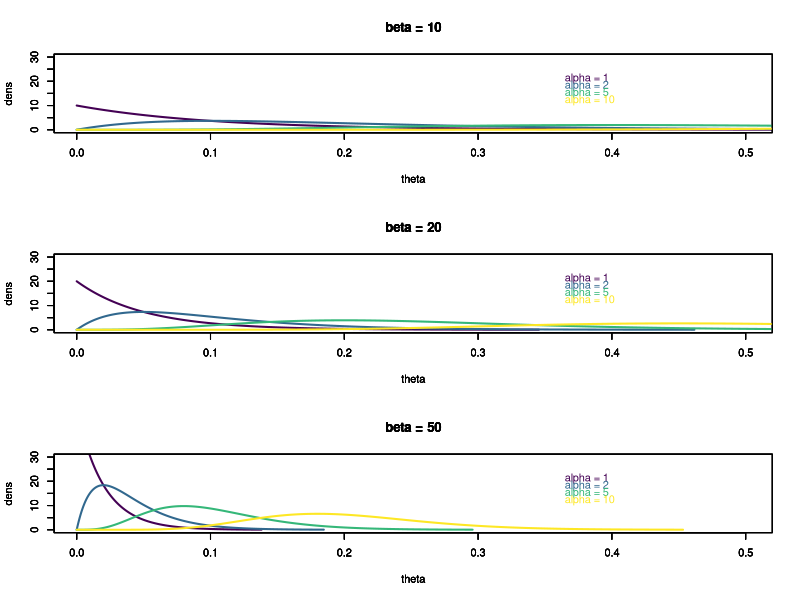

Write R code to recreate this figure.
### R script to define gamma-distributed priors for the theta and tau parameters in SNAPP analyses.
### By Ivan Prates, June 2018.
### Smithsonian National Museum of Natural History, Washington DC, USA.

#install.packages("viridis") for pretty color palletes
library(viridis)

# Given a mutation rate of:
u = 2.42*10^-9 # from Prates et al. 2016 Molecular Ecology (average mutation rate among all genes of the three lizards)

# 1. For lambda:

# The tree height in generations is: 
gen = 1620000 # from Prates et al. 2016 Molecular Ecology (T4 of A. punctatus)
gen = 1120000 # from Prates et al. 2016 Molecular Ecology (T4 of A. ortonii)

# The expected tree height (in coalescent units) is:
r = u * gen 
r # 0.004 for punctatus, 0.0027 for ortonii

# 2. For theta:
N = 1860000 # Between 1.86 million and 4.53 million from Prates et al. 2016 Molecular Ecology
N = 4530000
theta = 4*N*u
theta # From 0.018 to 0.044

# Then, implement gamma parameters as:
shape = c(1,2,5,10)
rate = c(10,20,50)

# Plot:
par(mfrow = c(length(rate), 1)) # number of plot rows = number of rate values
for (j in 1:length(rate)) {
for (i in 1:length(shape)) { # shapes go together, so in inside loop
x.max = qgamma(0.999, shape=shape[i], rate=rate[j])
x = seq(from=0, to=x.max, by=x.max/1000)
dens = dgamma(x, shape=shape[i], rate=rate[j])
palette = viridis(n = length(shape))
plot(x, dens, type='l', ylim = c(0,30), xlim = c(0.003,0.5), col=palette[i], lwd = 2, xlab = "theta")
title(paste("beta =", rate[j])) # titles for each plot
legend(x = 0.35, y = 30 - 3*i, paste("alpha =", shape[i]), text.col=palette[i], bg = "transparent", bty = "n") # settings and position of legend
par(new = T) # plot in same graph
}
par(new = F) # to stop plotting on top
}
par(new = F) # to stop plotting on top
